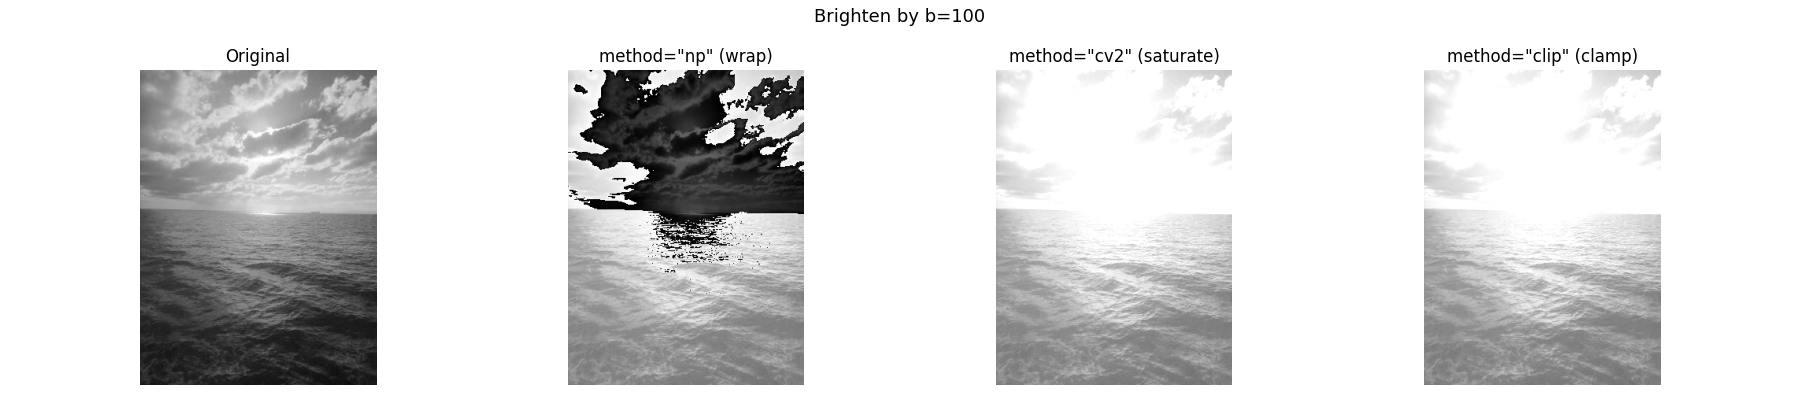

Write Python code to recreate this figure.
import sys
import numpy as np
import cv2
import matplotlib.pyplot as plt

# Read image filename from command line argument
if len(sys.argv) != 2:
    print("Usage: python ex05.py <image file>")
    sys.exit(1)

filename = sys.argv[1]

# Load the image in grayscale – brightness operations make most sense on a
# single-channel image so we can clearly see overflow / clamp effects.
img = cv2.imread(filename, cv2.IMREAD_GRAYSCALE)
if img is None:
    print(f"Error: could not read image '{filename}'.")
    sys.exit(1)

# ─────────────────────────────────────────────────────────────────────────────
# Helper from exercise 3 – safe addition that clamps to [0, 255]
# ─────────────────────────────────────────────────────────────────────────────
def add_safe(x, b):
    """Add scalar b to uint8 array x, clamping results to [0, 255]."""
    y = x.astype(np.int16) + b   # widen to int16 so no overflow happens yet
    y = np.clip(y, 0, 255)       # clamp every value to the valid uint8 range
    return y.astype(np.uint8)    # convert back to uint8 for display

# ─────────────────────────────────────────────────────────────────────────────
# Part 1 – brighten() function
# ─────────────────────────────────────────────────────────────────────────────
def brighten(img, b, method):
    """
    Add b to every pixel in a grayscale uint8 image.

    method="np"   -> plain NumPy addition  (wraps on overflow)
    method="cv2"  -> cv2.add              (saturates on overflow)
    method="clip" -> add_safe from ex03   (clips to [0, 255])
    """
    if method == "np":
        # Regular NumPy addition on uint8 wraps around modulo 256.
        # E.g.  250 + 10  ->  4  (not 255).
        # We cast to int16 first so that a negative b is accepted, then cast
        # back to uint8 which applies the modulo-256 wrapping behaviour.
        return (img.astype(np.int16) + b).astype(np.uint8)

    elif method == "cv2":
        # cv2.add performs saturating arithmetic: values above 255 become 255,
        # values below 0 become 0 – exactly what we want visually.
        # cv2.add requires both arguments to be arrays of the same shape and
        # dtype, so we create a constant array filled with b (clamped to uint8).
        b_clamped = int(np.clip(b, 0, 255))
        scalar_img = np.full(img.shape, b_clamped, dtype=np.uint8)
        return cv2.add(img, scalar_img)

    elif method == "clip":
        return add_safe(img, b)

    else:
        raise ValueError(f"Unknown method '{method}'")

# ─────────────────────────────────────────────────────────────────────────────
# Part 2 – Apply brighten with b=+100 in all three methods, display side by side
# ─────────────────────────────────────────────────────────────────────────────
b_pos = 100

result_np   = brighten(img, b_pos, "np")
result_cv2  = brighten(img, b_pos, "cv2")
result_clip = brighten(img, b_pos, "clip")

fig, axes = plt.subplots(1, 4, figsize=(18, 4))
images = [img, result_np, result_cv2, result_clip]
titles = ["Original", 'method="np" (wrap)', 'method="cv2" (saturate)', 'method="clip" (clamp)']

for ax, image, title in zip(axes, images, titles):
    # vmin/vmax are set explicitly so matplotlib does NOT rescale the
    # brightness automatically – we want to see the actual pixel values.
    ax.imshow(image, cmap='gray', vmin=0, vmax=255)
    ax.set_title(title)
    ax.axis("off")

plt.suptitle(f"Brighten by b={b_pos}", fontsize=13)
plt.tight_layout()
plt.savefig("ex05.png")   # save BEFORE show() – after show() the figure is cleared
plt.show()

# ─────────────────────────────────────────────────────────────────────────────
# Part 4 – Repeat with b=-100 to observe darkening behaviour
# ─────────────────────────────────────────────────────────────────────────────
b_neg = -100

result_np_neg   = brighten(img, b_neg, "np")
# cv2.add/subtract: for negative b we should use cv2.subtract so that
# saturation goes to 0 instead of wrapping.  cv2.add with a negative
# np.uint8 value would wrap (e.g. -100 becomes 156 in uint8).
scalar_neg = np.full(img.shape, abs(b_neg), dtype=np.uint8)
result_cv2_neg  = cv2.subtract(img, scalar_neg)
result_clip_neg = brighten(img, b_neg, "clip")

fig3, axes3 = plt.subplots(1, 4, figsize=(18, 4))
images_neg = [img, result_np_neg, result_cv2_neg, result_clip_neg]
titles_neg = [
    "Original",
    'method="np" (wrap, b=-100)',
    'cv2.subtract (saturate, b=-100)',
    'method="clip" (clamp, b=-100)',
]

for ax, image, title in zip(axes3, images_neg, titles_neg):
    ax.imshow(image, cmap='gray', vmin=0, vmax=255)
    ax.set_title(title)
    ax.axis("off")

plt.suptitle(f"Darken by b={b_neg}", fontsize=13)
plt.tight_layout()

# ─────────────────────────────────────────────────────────────────────────────
# Part 5 – Display without vmin/vmax so matplotlib auto-scales the brightness
# ─────────────────────────────────────────────────────────────────────────────
fig4, axes4 = plt.subplots(1, 4, figsize=(18, 4))
images_auto = [img, result_np, result_cv2, result_clip]
titles_auto = [
    "Original (auto scale)",
    'method="np" (auto)',
    'method="cv2" (auto)',
    'method="clip" (auto)',
]

for ax, image, title in zip(axes4, images_auto, titles_auto):
    # WITHOUT vmin/vmax: matplotlib maps the darkest pixel to black and the
    # brightest pixel to white, regardless of the actual 0-255 range.
    ax.imshow(image, cmap='gray')
    ax.set_title(title)
    ax.axis("off")

plt.suptitle("Without vmin/vmax – matplotlib auto-scales each image", fontsize=13)
plt.tight_layout()
plt.savefig("ex05_no_vmin.png")
plt.show()
